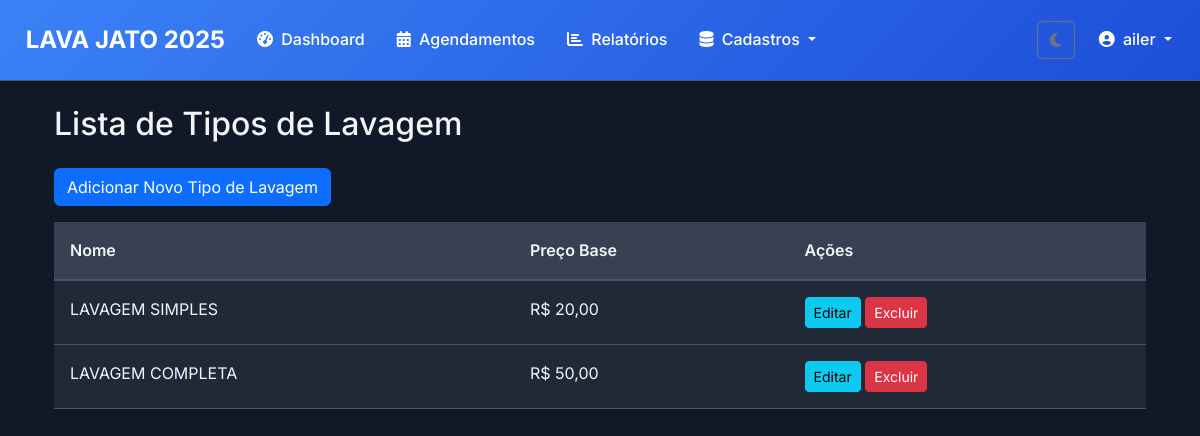
The page /tipos-lavagem/ (signed in) on the database as committed earlier.
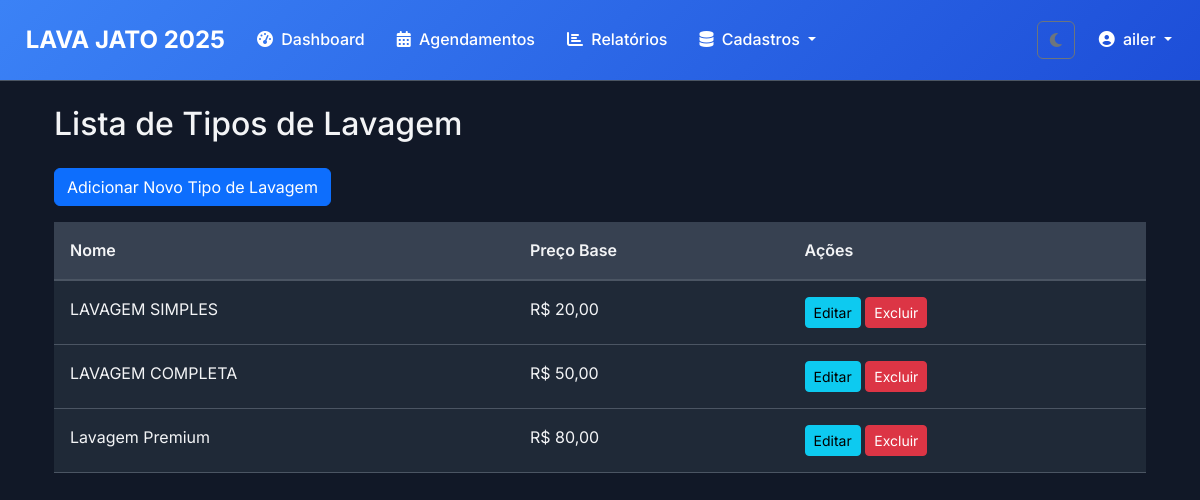
The same page on the database as committed later.
### lavagens/models.py (models this page shows, shortened)
class TipoLavagem(models.Model):
    nome = models.CharField(max_length=50, unique=True)
    preco_base = models.DecimalField(max_digits=10, decimal_places=2, default=0.00)
    class Meta:
        verbose_name = "Tipo de Lavagem"
        verbose_name_plural = "Tipos de Lavagem"

### lavagens/views.py (the view)
# urls.py: path("tipos-lavagem/", lavagens_views.tipo_lavagem_list, name="tipo_lavagem_list"),
@login_required
def tipo_lavagem_list(request):
    tipos_lavagem = TipoLavagem.objects.all()
    return render(request, 'lavagens/tipo_lavagem_list.html', {'tipos_lavagem': tipos_lavagem})

### templates/lavagens/tipo_lavagem_list.html (shortened to what this page needs)
{% extends 'base/base.html' %}
{% block content %}
<div class="container mt-4">
    <h2 class="mb-4">Lista de Tipos de Lavagem</h2>
    <a href="{% url 'tipo_lavagem_create' %}" class="btn btn-primary mb-3">Adicionar Novo Tipo de Lavagem</a>
    <div class="table-responsive">
        <table class="table table-striped table-hover">
            <thead>
                <tr>
                    <th>Nome</th>
                    <th>Preço Base</th>
                    <th>Ações</th>
                </tr>
            </thead>
            <tbody>
                {% for tipo_lavagem in tipos_lavagem %}
                <tr>
                    <td>{{ tipo_lavagem.nome }}</td>
                    <td>R$ {{ tipo_lavagem.preco_base|floatformat:2 }}</td>
                    <td>
                        <a href="{% url 'tipo_lavagem_update' tipo_lavagem.pk %}" class="btn btn-sm btn-info">Editar</a>
                        <a href="{% url 'tipo_lavagem_delete' tipo_lavagem.pk %}" class="btn btn-sm btn-danger">Excluir</a>
                    </td>
                </tr>
                {% empty %}
                <tr>
                    <td colspan="3">Nenhum tipo de lavagem cadastrado.</td>
                </tr>
                {% endfor %}
            </tbody>
        </table>
    </div>
</div>
{% endblock %}

Rows that differ between the two databases and show on the page:
added TipoLavagem: nome "Lavagem Premium", preco_base "80,00"
